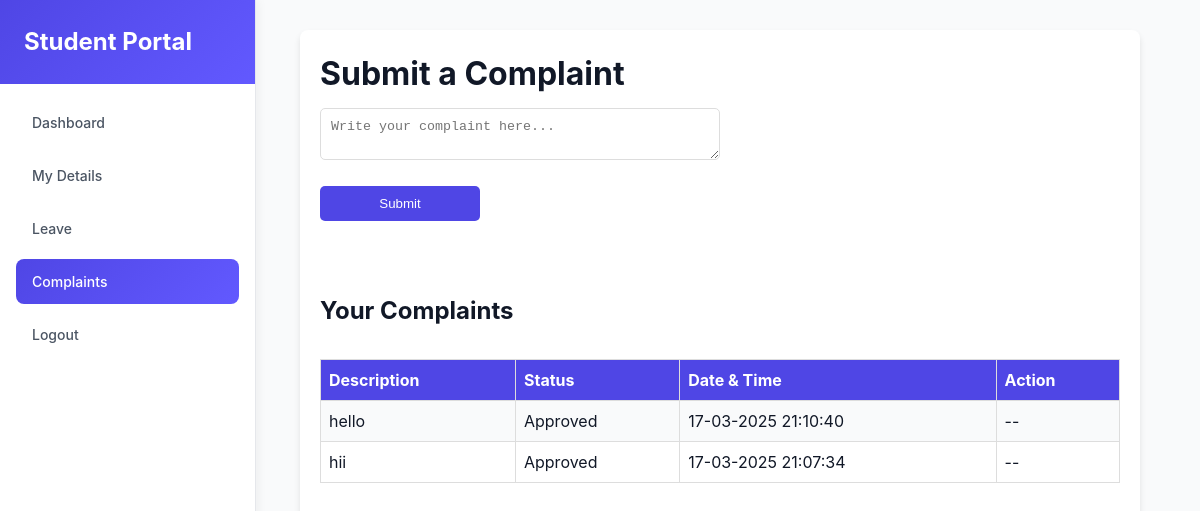
Page /s-complaints.php (signed in) on the committed database.
### tables this page shows
CREATE TABLE IF NOT EXISTS `complaints` (
  `id` int NOT NULL AUTO_INCREMENT,
  `student_id` int NOT NULL,
  `student_name` varchar(100) NOT NULL,
  `complaint` text NOT NULL,
  `status` enum('Pending','Approved','Rejected') NOT NULL DEFAULT 'Pending',
  `created_at` datetime DEFAULT CURRENT_TIMESTAMP,
  PRIMARY KEY (`id`)
);

### s-complaints.php (the view, shortened to what this page needs)
<?php
$conn = mysqli_connect("localhost", "root", "", "ms");
$student_id = $_SESSION['student_id'] ?? null;
$query = "SELECT * FROM complaints WHERE student_id=? ORDER BY created_at DESC";
$stmt = mysqli_prepare($conn, $query);
mysqli_stmt_bind_param($stmt, 'i', $student_id);
mysqli_stmt_execute($stmt);
$result = mysqli_stmt_get_result($stmt);
?>
<!DOCTYPE html>
<html lang="en">
<head>
</head>
<body>
<div class="app">
    <div class="sidebar">
        <div class="sidebar-header">
            <h1>Student Portal</h1>
        </div>
        <div class="sidebar-nav">
            <a class="nav-item" href="s-dashboard.php">Dashboard</a>
            <a class="nav-item" href="s-detail.php">My Details</a>
            <a class="nav-item" href="s-leave.php">Leave</a>
            <a class="nav-item active" href="s-complaints.php">Complaints</a>
            <a class="nav-item" href="s-logout.php">Logout</a>
        </div>
    </div>
    <div class="container">
        <h1>Submit a Complaint</h1>
        <form method="POST">
            <textarea name="complaint" placeholder="Write your complaint here..." required></textarea><br>
            <button type="submit">Submit</button>
        </form>
        <br><br><br>
        <h2>Your Complaints</h2>
        <table>
            <tr>
                <th>Description</th>
                <th>Status</th>
                <th>Date & Time</th>
                <th>Action</th>
            </tr>
            <?php while ($row = mysqli_fetch_assoc($result)) { ?>
            <tr>
                <td><?php echo htmlspecialchars($row['complaint']); ?></td>
                <td><?php echo htmlspecialchars($row['status']); ?></td>
                <td><?php echo date('d-m-Y H:i:s', strtotime($row['created_at'])); ?></td>
                <td>
                    <?php if ($row['status'] == 'Pending') { ?>
                        <a href="?remove=<?php echo $row['id']; ?>" class="btn remove" onclick="return confirm('Are you sure?')">Remove</a>
                    <?php } else { echo "--"; } ?>
                </td>
            </tr>
            <?php } ?>
        </table>
    </div>
</div>
</body>
</html>

### s-complaints.php (style rules this page uses)
* { margin: 0; padding: 0; box-sizing: border-box; }
body { font-family: -apple-system, BlinkMacSystemFont, "Segoe UI", Roboto, "Helvetica Neue", Arial, sans-serif; background-color: rgb(249, 250, 251); color: rgb(17, 24, 39); line-height: 1.5; }
.app { min-height: 100vh; display: flex; }
.sidebar { width: 256px; background-color: white; border-right: 1px solid rgb(229, 231, 235); display: flex; flex-direction: column; position: fixed; top: 0; bottom: 0; box-shadow: 2px 0 10px rgba(0, 0, 0, 0.05); }
.sidebar-header { padding: 1.5rem; background: linear-gradient(135deg, rgb(79, 70, 229), rgb(98, 89, 255)); color: white; }
.sidebar-header h1 { font-size: 1.5rem; font-weight: 700; }
.sidebar-nav { flex: 1; padding: 1rem; }
.nav-item { width: 100%; display: flex; align-items: center; padding: 0.75rem 1rem; margin-bottom: 0.5rem; border-radius: 0.5rem; color: rgb(75, 85, 99); font-size: 0.875rem; font-weight: 500; text-decoration: none; transition: all 0.3s ease; }
.nav-item.active { background: linear-gradient(135deg, rgb(79, 70, 229), rgb(98, 89, 255)); color: white; }
.container { margin-left: 270px; padding: 20px; width: 70%; margin-left: 300px; margin-top: 30px; margin-bottom: 30px; background: white; border-radius: 8px; box-shadow: 0 4px 6px rgba(0, 0, 0, 0.1); }
textarea { width: 50%; padding: 10px; margin-top: 10px; border-radius: 5px; border: 1px solid #ddd; resize: vertical; }
button { width: 20%; padding: 10px; margin-top: 20px; border-radius: 5px; background: #4f46e5; color: white; border: none; cursor: pointer; }
table { width: 100%; margin-top: 30px; border-collapse: collapse; }
table, th, td { border: 1px solid #ddd; padding: 8px; text-align: left; }
th { background-color: #4f46e5; color: white; }
tr:nth-child(even) { background-color: #f9fafb; }

### rows in the picture
complaints: complaint "hello", status "Approved", created_at "17-03-2025 21:10:40"
complaints: complaint "hii", status "Approved", created_at "17-03-2025 21:07:34"
